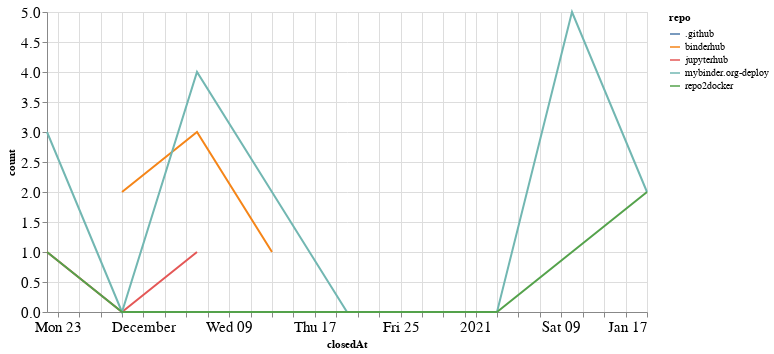

The notebook cell saved with this chart:
### Code cell
closed_by_time = closed_by.groupby('repo').resample('W', on='closedAt').count()['author'].reset_index()
closed_by_time = closed_by_time.rename(columns={'author': 'count'})

alt.Chart(closed_by_time, width=600).mark_line().encode(
    x='closedAt',
    y='count',
    color='repo',
    tooltip="repo"
)

### Figure 1 — Vega-Lite specification as saved in the notebook (floating-point values rounded to 4 significant figures)
{"config": {"axisLeft": {"labelFontSize": 15}, "axisBottom": {"labelFontSize": 15}}, "data": {"name": "data-5c85d23b6b1cd0b6911976a85b6c724d"}, "mark": "line", "encoding": {"color": {"type": "nominal", "field": "repo"}, "tooltip": {"type": "nominal", "field": "repo"}, "x": {"type": "temporal", "field": "closedAt"}, "y": {"type": "quantitative", "field": "count"}}, "width": 600, "$schema": "https://vega.github.io/schema/vega-lite/v4.8.1.json", "datasets": {"data-5c85d23b6b1cd0b6911976a85b6c724d": [{"repo": ".github", "closedAt": "2020-12-06T00:00:00", "count": 1}, {"repo": "binderhub", "closedAt": "2020-11-29T00:00:00", "count": 2}, {"repo": "binderhub", "closedAt": "2020-12-06T00:00:00", "count": 3}, {"repo": "binderhub", "closedAt": "2020-12-13T00:00:00", "count": 1}, {"repo": "jupyterhub", "closedAt": "2020-11-22T00:00:00", "count": 1}, {"repo": "jupyterhub", "closedAt": "2020-11-29T00:00:00", "count": 0}, {"repo": "jupyterhub", "closedAt": "2020-12-06T00:00:00", "count": 1}, {"repo": "mybinder.org-deploy", "closedAt": "2020-11-22T00:00:00", "count": 3}, {"repo": "mybinder.org-deploy", "closedAt": "2020-11-29T00:00:00", "count": 0}, {"repo": "mybinder.org-deploy", "closedAt": "2020-12-06T00:00:00", "count": 4}, {"repo": "mybinder.org-deploy", "closedAt": "2020-12-13T00:00:00", "count": 2}, {"repo": "mybinder.org-deploy", "closedAt": "2020-12-20T00:00:00", "count": 0}, {"repo": "mybinder.org-deploy", "closedAt": "2020-12-27T00:00:00", "count": 0}, {"repo": "mybinder.org-deploy", "closedAt": "2021-01-03T00:00:00", "count": 0}, {"repo": "mybinder.org-deploy", "closedAt": "2021-01-10T00:00:00", "count": 5}, {"repo": "mybinder.org-deploy", "closedAt": "2021-01-17T00:00:00", "count": 2}, {"repo": "repo2docker", "closedAt": "2020-11-22T00:00:00", "count": 1}, {"repo": "repo2docker", "closedAt": "2020-11-29T00:00:00", "count": 0}, {"repo": "repo2docker", "closedAt": "2020-12-06T00:00:00", "count": 0}, {"repo": "repo2docker", "closedAt": "2020-12-13T00:00:00", "count": 0}, {"repo": "repo2docker", "closedAt": "2020-12-20T00:00:00", "count": 0}, {"repo": "repo2docker", "closedAt": "2020-12-27T00:00:00", "count": 0}, {"repo": "repo2docker", "closedAt": "2021-01-03T00:00:00", "count": 0}, {"repo": "repo2docker", "closedAt": "2021-01-10T00:00:00", "count": 1}, {"repo": "repo2docker", "closedAt": "2021-01-17T00:00:00", "count": 2}]}}
